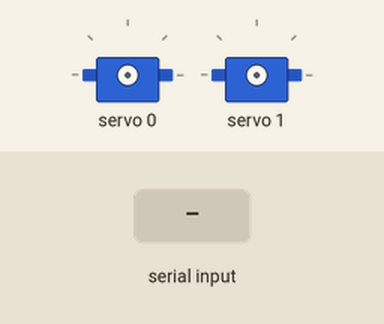
Bench run of a sketch on a simulated Arduino Uno, built with avr-gcc and run on an emulated ATmega328P. Parts: 2 × servo. The test bench sets the inputs (shaded band). What the sketch prints to the serial monitor is not drawn.

Above: at 1.2 s.
1.3 s: "open" received over Serial
2.8 s: "close" received over Serial
At 3.3 s:
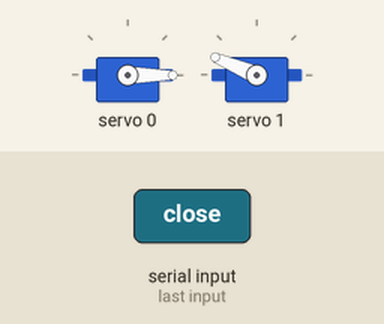
Timing chart, 0 to 5.8 s (numbered marks = the images above; inputs shaded):
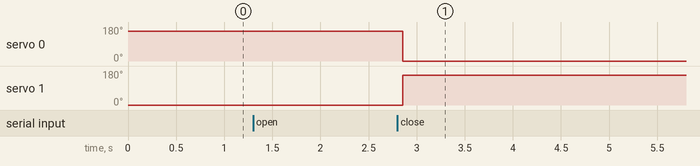

The sketch:

ServoManager.ino
```cpp
#include <Wire.h>
#include <Adafruit_PWMServoDriver.h>

Adafruit_PWMServoDriver pwm = Adafruit_PWMServoDriver();
// Depending on your servo make, the pulse width min and max may vary, you
// want these to be as small/large as possible without hitting the hard stop
// for max range. You'll have to tweak them as necessary to match the servos you
// have!
#define SERVOMIN  150 // This is the 'minimum' pulse length count (out of 4096)
#define SERVOMAX  600 // This is the 'maximum' pulse length count (out of 4096)
#define USMIN  600 // This is the rounded 'minimum' microsecond length based on the minimum pulse of 150
#define USMAX  2400 // This is the rounded 'maximum' microsecond length based on the maximum pulse of 600
#define SERVO_FREQ 50 // Analog servos run at ~50 Hz updates
#define MSG_METHOD_SUCCESS 0
#define MSG_METHOD_FAIL 1
#define SERV_0_OPEN 444
#define SERV_0_CLOSE 111
#define SERV_1_OPEN 111
#define SERV_1_CLOSE 444

// our servo # counter
uint8_t servonum = 0;

void setup() {
  Serial.begin(9600);
  Serial.println("8 channel Servo test!");

  pwm.begin();
  /*
   * In theory the internal oscillator (clock) is 25MHz but it really isn't
   * that precise. You can 'calibrate' this by tweaking this number until
   * you get the PWM update frequency you're expecting!
   * The int.osc. for the PCA9685 chip is a range between about 23-27MHz and
   * is used for calculating things like writeMicroseconds()
   * Analog servos run at ~50 Hz updates, It is importaint to use an
   * oscilloscope in setting the int.osc frequency for the I2C PCA9685 chip.
   * 1) Attach the oscilloscope to one of the PWM signal pins and ground on
   *    the I2C PCA9685 chip you are setting the value for.
   * 2) Adjust setOscillatorFrequency() until the PWM update frequency is the
   *    expected value (50Hz for most ESCs)
   * Setting the value here is specific to each individual I2C PCA9685 chip and
   * affects the calculations for the PWM update frequency.
   * Failure to correctly set the int.osc value will cause unexpected PWM results
   */
  pwm.setOscillatorFrequency(27000000);
  pwm.setPWMFreq(SERVO_FREQ);  // Analog servos run at ~50 Hz updates
  delay(10);
}

// You can use this function if you'd like to set the pulse length in seconds
// e.g. setServoPulse(0, 0.001) is a ~1 millisecond pulse width. It's not precise!
void setServoPulse(uint8_t n, double pulse) {
  double pulselength;

  pulselength = 1000000;   // 1,000,000 us per second
  pulselength /= SERVO_FREQ;   // Analog servos run at ~60 Hz updates
  Serial.print(pulselength); Serial.println(" us per period");
  pulselength /= 4096;  // 12 bits of resolution
  Serial.print(pulselength); Serial.println(" us per bit");
  pulse *= 1000000;  // convert input seconds to us
  pulse /= pulselength;
  Serial.println(pulse);
  pwm.setPWM(n, 0, pulse);
}

void loop() {
  //Serial Input Section -- handles commands received from software
  String command = "";  //Used to store the latest received command
  int serialResult = 0; //return value for reading operation method on serial in put buffer
  serialResult = readSerialInputCommand(&command);
  if (serialResult == MSG_METHOD_SUCCESS)
  {
    if(command.substring(0,3)=="set")
    {
      String parseString = command.substring(3,4);
      int serv = parseString.toInt();
      parseString = command.substring(4,7);
      int pos = parseString.toInt();
      pwm.setPWM(serv, 0, pos);
      //Serial.print("M2: " + String(M2));
    }
    else if (command.substring(0,4)=="open")
    {
      pwm.setPWM(0, 0, SERV_0_OPEN);
      pwm.setPWM(1, 0, SERV_1_OPEN);
    }
    else if (command.substring(0,5)=="close")
    {
      pwm.setPWM(0, 0, SERV_0_CLOSE);
      pwm.setPWM(1, 0, SERV_1_CLOSE);
    }
  }
  /*
  // Drive each servo one at a time using setPWM()
  Serial.println(servonum);
  for (uint16_t pulselen = SERVOMIN; pulselen < SERVOMAX; pulselen++) {
    pwm.setPWM(servonum, 0, pulselen);
  }

  delay(500);
  for (uint16_t pulselen = SERVOMAX; pulselen > SERVOMIN; pulselen--) {
    pwm.setPWM(servonum, 0, pulselen);
  }
  delay(500);

  servonum++;
  if (servonum > 1) servonum = 0; // Testing the first 8 servo channels
  */
}

int readSerialInputCommand(String *command)
{
  int operationStatus = MSG_METHOD_FAIL;//Default return is MSG_METHOD_FAIL reading data from com buffer.

  //check if serial data is available for reading
  if (Serial.available())
  {
    char serialInByte;//temporary variable to hold the last serial input buffer character

    while (serialInByte != '#' && Serial.available()) //until '#' comes up or no serial data is available anymore
    {
      serialInByte = Serial.read();
      *command = *command + serialInByte;//Add last read serial input buffer byte to *command pointer
      delay(10);
    }
    operationStatus = MSG_METHOD_SUCCESS;
  }
  return operationStatus;
}
```

Measured:
- after the input at 2.8 s, servo 0: 157° → 0° after 0.05 s; servo 1: 0° → 157° after 0.05 s
